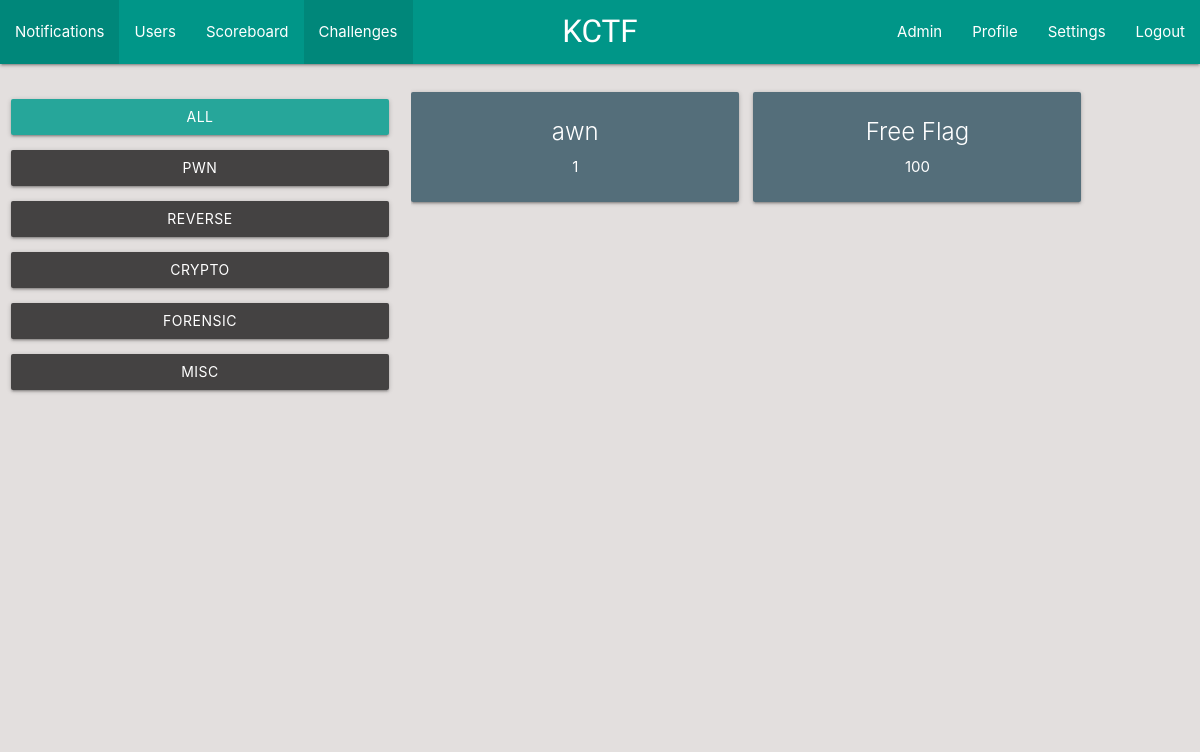
The app's page /challenges/index.php (signed in), older data.
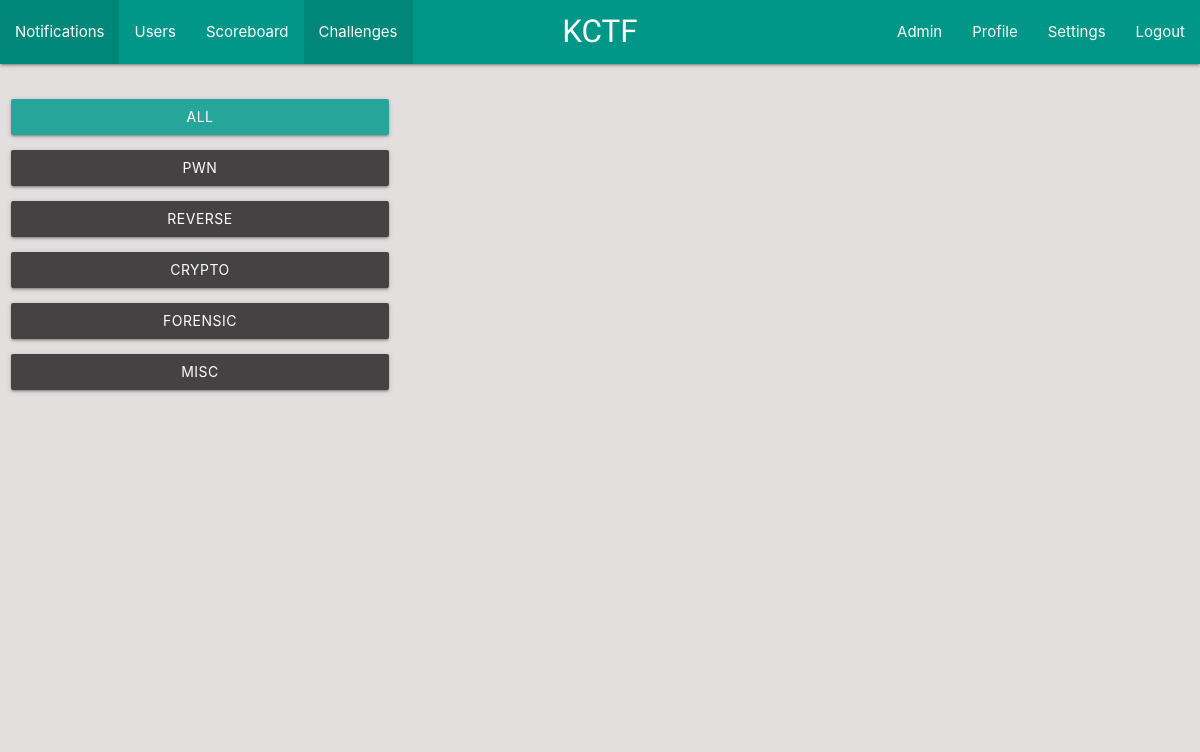
The same page, newer data.
### tables this page shows
CREATE TABLE `category` (
  `id_category` int(11) NOT NULL,
  `category` varchar(15) NOT NULL
);

CREATE TABLE `challenges` (
  `id_chall` int(11) NOT NULL,
  `title` varchar(50) NOT NULL,
  `descript` text NOT NULL,
  `id_category` int(11) NOT NULL,
  `flag` varchar(50) NOT NULL,
  `poin` int(11) NOT NULL,
  `status` int(11) NOT NULL
);

### challenges/index.php (the view, shortened to what this page needs)
<!DOCTYPE html>
<html lang="en">
<head>
    <link rel="stylesheet" href="https://cdnjs.cloudflare.com/ajax/libs/materialize/1.0.0/css/materialize.min.css">
    <link rel="stylesheet" href="../assets/style.css">
</head>
<body>
    <?php
        require_once("../template/nav.php");
        require_once("../template/connection.php");
        $sql = "SELECT * FROM category";
        $result = $conn->query($sql);
    ?>
    <div class="row chall-list">
        <div class="col xl2 m4 s12">
            <div class="categories">
                <div class="list-categories">
                    <a class="waves-effect waves-light btn chall clicked" value=0>ALL</a>
                    <?php while($row = $result->fetch_assoc()){ ?>
                    <a class="waves-effect waves-light btn chall" value="<?php echo $row['id_category']; ?>"><?php echo $row['category']; ?></a> <?php } ?>
                </div>
            </div>
        </div>
        <div class="col xl10 m8 s12">
            <div class="chall-container">
                    <?php
                        require_once "view.php"; ?>
            </div>
        </div>
    </div>
</body>
</html>

### challenges/view.php (shortened to what this page needs)
<?php
    require_once "../template/connection.php";
    if(!empty($_GET['id'])){
        $id = $_GET['id'];
    }else{
        $id = '0';
    }
    $user = $_SESSION['id'];
    if($id == 0){
        $sql = "SELECT * FROM challenges ORDER BY poin ASC";
        $result = $conn->query($sql);
        while($row = $result->fetch_assoc()){
            $id = $row['id_chall'];
            $findsolve = "SELECT id_user, status FROM `solves`
                        WHERE id_chall='$id' AND id_user='$user' AND status=1";
            $solved = $conn->query($findsolve);
?>
    <a href="#<?php echo "chall" . $row['id_chall']; ?>" class="modal-trigger">
        <div class="chall-card">
            <div id="<?php echo "card" . $row['id_chall']; ?>" class="card blue-grey darken-1 <?php while($data = $solved->fetch_assoc()){if($data['status'] == 1)echo "teal accent-3"; } ?>">
                <div class="card-content white-text">
                    <span class="card-title"><?php echo $row['title']; ?></span>
                    <p><?php echo $row['poin']; ?></p>
                </div>
            </div>
        </div>
    </a>
    <?php
            }
    }
    ?>

Row changes from the older to the newer data that the page shows:
removed challenges: title "awn", poin "1"
removed challenges: title "Free Flag", poin "100"
